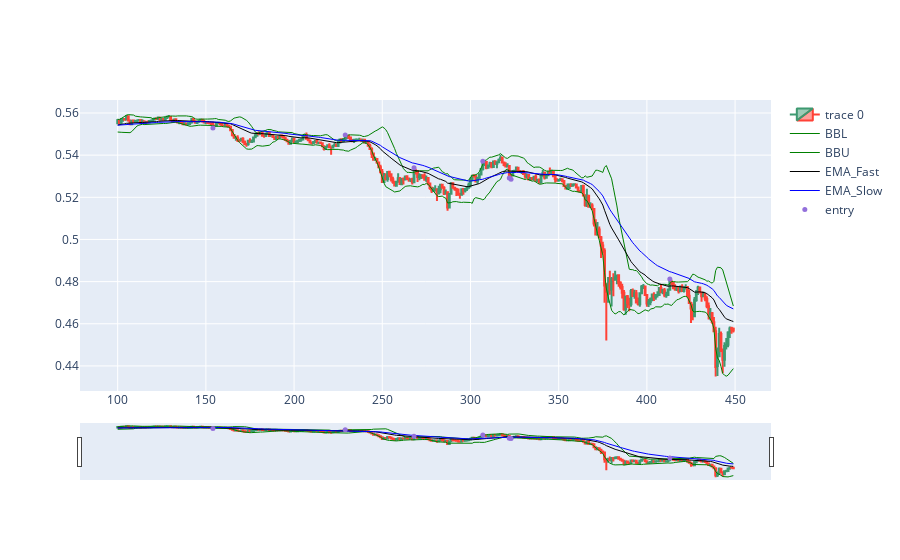

The cell this chart's notebook holds for it:
### Code cell
import plotly.graph_objects as go
from plotly.subplots import make_subplots
from datetime import datetime
st=100
dfpl = df[st:st+350]
#dfpl.reset_index(inplace=True)
fig = go.Figure(data=[go.Candlestick(x=dfpl.index,
                open=dfpl['Open'],
                high=dfpl['High'],
                low=dfpl['Low'],
                close=dfpl['Close']),

                go.Scatter(x=dfpl.index, y=dfpl['Bollinger_Lower'], 
                           line=dict(color='green', width=1), 
                           name="BBL"),
                go.Scatter(x=dfpl.index, y=dfpl['Bollinger_Upper'], 
                           line=dict(color='green', width=1), 
                           name="BBU"),
                go.Scatter(x=dfpl.index, y=dfpl['EMA_Fast'], 
                           line=dict(color='black', width=1), 
                           name="EMA_Fast"),
                go.Scatter(x=dfpl.index, y=dfpl['EMA_Slow'], 
                           line=dict(color='blue', width=1), 
                           name="EMA_Slow")])

fig.add_scatter(x=dfpl.index, y=dfpl['pointpos'], mode="markers",
                marker=dict(size=5, color="MediumPurple"),
                name="entry")

fig.show()

### Figure 1 — Plotly figure (JSON) as saved in the notebook; plotly's stock layout.template omitted (floating-point values rounded to 4 significant figures; data arrays with more than 128 entries replaced by an {"elided": "..."} marker saying what was removed)
{"data": [{"close": {"elided": "350 float values"}, "high": {"elided": "350 float values"}, "low": {"elided": "350 float values"}, "open": {"elided": "350 float values"}, "type": "candlestick", "x": {"elided": "350 int values"}}, {"line": {"color": "green", "width": 1}, "name": "BBL", "type": "scatter", "x": {"elided": "350 int values"}, "y": {"elided": "350 float values"}}, {"line": {"color": "green", "width": 1}, "name": "BBU", "type": "scatter", "x": {"elided": "350 int values"}, "y": {"elided": "350 float values"}}, {"line": {"color": "black", "width": 1}, "name": "EMA_Fast", "type": "scatter", "x": {"elided": "350 int values"}, "y": {"elided": "350 float values"}}, {"line": {"color": "blue", "width": 1}, "name": "EMA_Slow", "type": "scatter", "x": {"elided": "350 int values"}, "y": {"elided": "350 float values"}}, {"marker": {"color": "MediumPurple", "size": 5}, "mode": "markers", "name": "entry", "type": "scatter", "x": {"elided": "350 int values"}, "y": {"elided": "350 float values"}}], "layout": {}}
